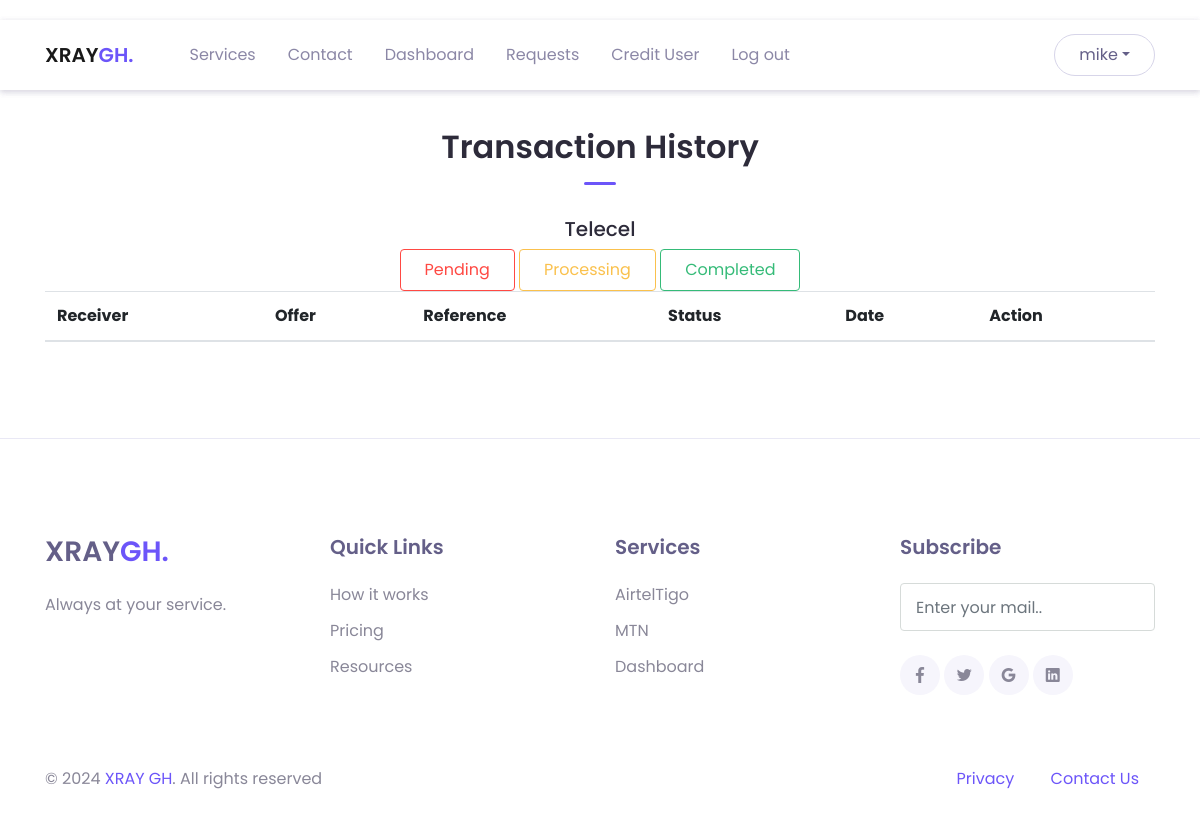
Before: /voda_admin/Completed (signed in) with the older database file.
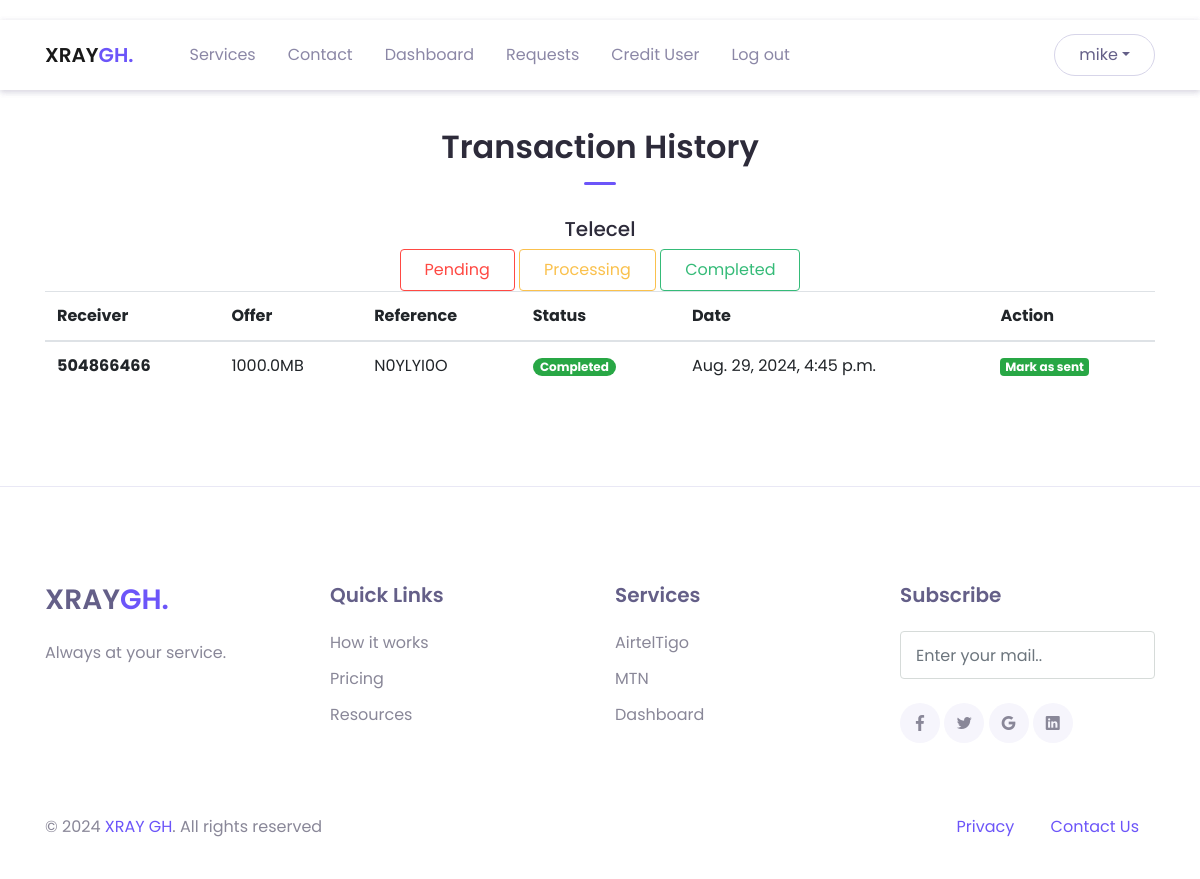
After: the same page with the newer database file.
### intel_app/models.py (models this page shows, shortened)
class VodafoneTransaction(models.Model):
    user = models.ForeignKey(CustomUser, on_delete=models.CASCADE)
    bundle_number = models.BigIntegerField(null=False, blank=False)
    offer = models.CharField(max_length=250, null=False, blank=False)
    reference = models.CharField(max_length=20, null=False, blank=True)
    transaction_date = models.DateTimeField(auto_now_add=True)
    choices = (
        ("Pending", "Pending"),
        ("Completed", "Completed"),
        ("Processing", "Processing"),
        ("Failed", "Failed")
    )
    transaction_status = models.CharField(max_length=100, choices=choices, default="Pending")
    description = models.CharField(max_length=500, null=True, blank=True)

### intel_app/views.py (the view, shortened to what this page needs)
# urls.py: path('voda_admin/<str:status>', views.admin_voda_history, name='voda_admin'),
@login_required(login_url='login')
def admin_voda_history(request, status):
    if request.user.is_staff and request.user.is_superuser:
        all_txns = models.VodafoneTransaction.objects.filter(transaction_status=status).order_by('-transaction_date')[
                   :800]
        context = {'txns': all_txns, 'status': status}
        return render(request, "layouts/services/voda_admin.html", context=context)
    else:
        messages.error(request, "Access Denied")
        return redirect('voda_admin', status=status)

### intel_app/models.py (called while the page is built)
    def __str__(self):
        return self.username

### intel_app/templates/layouts/services/voda_admin.html (shortened to what this page needs)
{% extends 'base.html' %}
  {% block content %}
  {% include 'inc/header.html' %}
  <header>
    {% include 'inc/header.html' %}
  </header>
  <main>
    <div class="page-section mt-5" id="services">
      <div class="container">
            <div class="text-center">
                <h2 class="title-section">Transaction History</h2>
                <div class="divider mx-auto"></div>
                <h5>Telecel</h5>
                <a class="btn btn-outline-danger" href="{% url 'voda_admin' status='Pending' %}">Pending</a>
                <a class="btn btn-outline-warning" href="{% url 'voda_admin' status='Processing' %}">Processing</a>
                <a class="btn btn-outline-success" href="{% url 'voda_admin' status='Completed' %}">Completed</a>
            </div>
            <div class="table-responsive">
                <table id="myTable" class="table">
                    <thead>
                    <tr>
                        <th scope="col">Receiver</th>
                        <th scope="col">Offer</th>
                        <th scope="col">Reference</th>
                        <th scope="col">Status</th>
                        <th scope="col">Date</th>
                        <th scope="col">Action</th>
                    </tr>
                    </thead>
                    <tbody>
                    {% for txn in txns %}
                        <tr>
                            <th scope="row">{{txn.bundle_number}}</th>
                            <td>{{txn.offer}}</td>
                            <td>{{txn.reference}}</td>
                            {% if txn.transaction_status == "Completed" %}
                            <td><span class="badge badge-pill badge-success me-1">{{txn.transaction_status}}</span></td>
                            {% else %}
                            <td><span class="badge badge-pill badge-danger me-1">{{txn.transaction_status}}</span></td>
                            {% endif %}
                            <td>{{txn.transaction_date}}</td>
                            <td><a href="{% url 'voda_mark_as_sent' pk=txn.id %}" class="badge badge-success">Mark as sent</a></td>
                        </tr>
                    {% endfor %}
                    </tbody>
                </table>
            </div>
      </div>
  </div>
  </main>
  {% include 'inc/footer.html' %}
{% endblock %}

Changed rows visible on the page:
added VodafoneTransaction: bundle_number "504866466", offer "1000.0MB", reference "N0YLYI0O", transaction_status "Completed", transaction_date "Aug. 29, 2024, 4:45 p.m."
